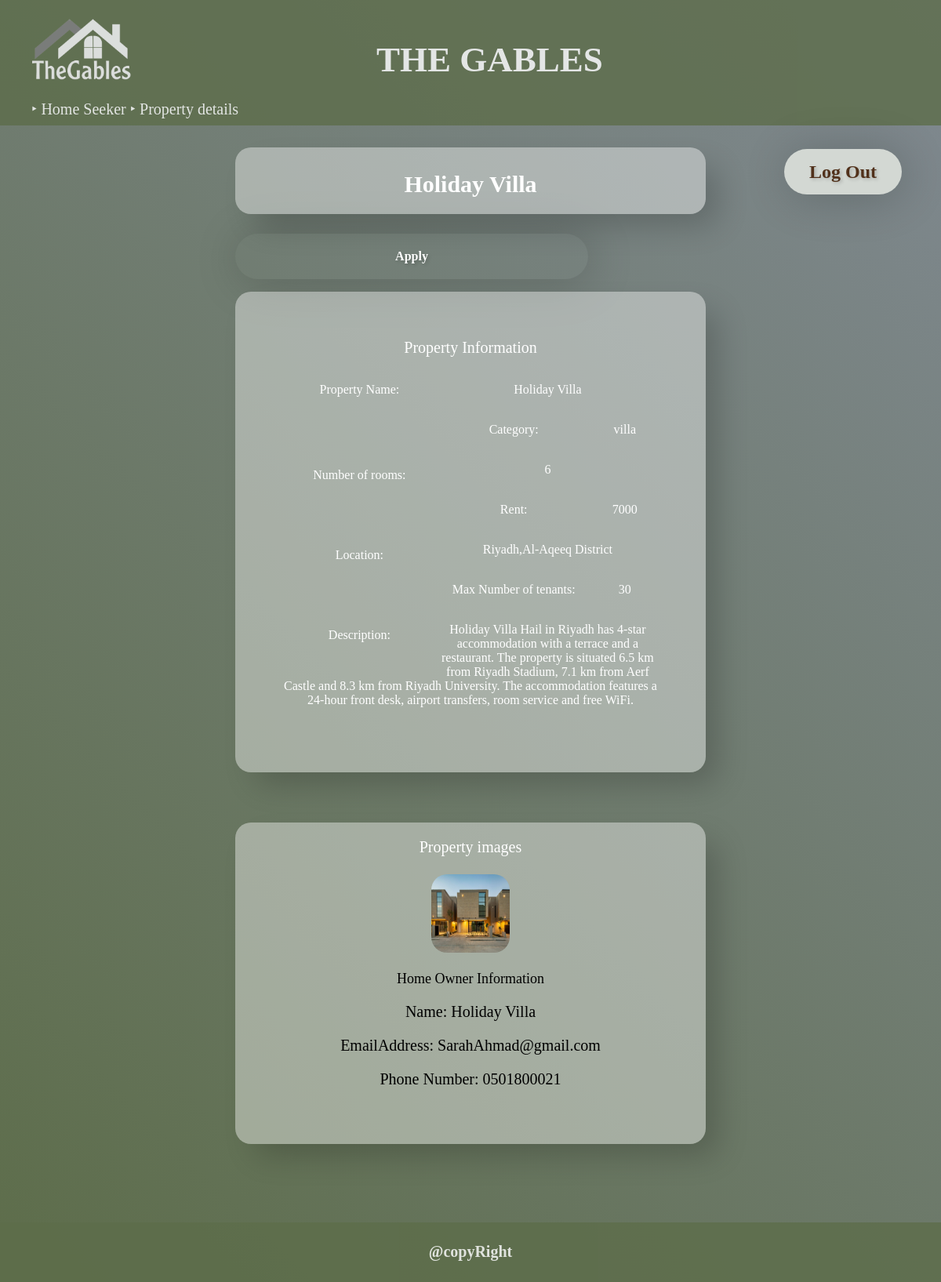
The page /Property_details.php?id=1234 (signed in) on the database its author committed.
### tables this page shows
CREATE TABLE `Property` (
  `id` int(10) NOT NULL,
  `homeowner_id` int(10) NOT NULL,
  `property_category_id` int(10) NOT NULL,
  `name` varchar(30) NOT NULL,
  `rooms` int(11) NOT NULL,
  `rent_cost` float NOT NULL,
  `location` text NOT NULL,
  `max_tenants` int(11) NOT NULL,
  `description` text NOT NULL
);

CREATE TABLE `PropertyCategory` (
  `id` int(10) NOT NULL,
  `category` varchar(15) NOT NULL
);

CREATE TABLE `PropertyImage` (
  `id` int(10) NOT NULL,
  `property_id` int(10) NOT NULL,
  `path` varchar(60) NOT NULL
);

CREATE TABLE `HomeOwner` (
  `id` int(10) NOT NULL,
  `name` varchar(15) NOT NULL,
  `phone_number` varchar(12) NOT NULL,
  `email_address` varchar(45) NOT NULL,
  `password` text NOT NULL
);

### Property_details.php (the view, shortened to what this page needs)
<?php
        $connection = mysqli_connect("localhost", "root", "root", "Renting") or die("Connection failed");
        if(isset($_GET['id']) && is_numeric($_GET['id']))
        {
          $id=$_GET['id'];
        $query = "select p.* ,cat.category ,h.id as owner_id ,h.name as owner_name ,h.email_address,h.phone_number,m.path from property p left join propertyimage m on m.property_id=p.id join propertycategory cat on p.property_category_id=cat.id join homeowner h on h.id=p.homeowner_id where  p.id=".$id;
        $PSQl = mysqli_query($connection, $query);
        $Property = mysqli_fetch_assoc($PSQl);
}
?>
<!DOCTYPE html>
<html>
    <head>
        <link rel="stylesheet" href="general.css">
    </head>
        <header id="header">
        <h1  id="h1">The Gables</h1>
            <img  id ="img-title" src ="images/logo.PNG" alt ="logo" width="300" height="300">
          <div
        id="div_top_hypers"
        style="display: flex; justify-content: space-between" >
          <ul id="ul_top_hypers">
            <?php if($_SESSION['role']=='HomeOwner'){?>
            <li>&#8227; <a href="HomeOwner.php" class="a_top_hypers">Home Owner</a></li>
           <?php }else{?>
           <li>&#8227; <a href="HomeSeeker.php" class="a_top_hypers">Home Seeker</a></li>
           <?php }?>
          <li>&#8227; <a href="Property_details.php?id=<?php echo $Property['id'];?>" class="a_top_hypers" >Property details</a></li>
          </ul>
      </div>
          </header>
        <form method="POST" id = "log">
                    <button type="submit" name="logout" style="font-size: 24px; color: #51311b; float: right;" id="b1">Log Out</button>
                </form>
    <br>
        <div class="container">
        <h2> <?php echo $Property['name']; ?> </h2>
        <form method="post">
            <?php if($_SESSION['role']=='HomeSeeker'){?>
             <button type="submit" value="Apply"> Apply</button>
            </form><?php } ?>
        <form>
        <div id="PInfo">
            <span class="title">Property Information</span> <br><br>
            <span class="key"> Property Name:</span>   <span class="value"> <?php echo $Property['name']; ?></span><br>
           <span class="key"> Category: </span>        <span  class="value"><?php echo $Property['category']?> </span ><br>
           <span class="key"> Number of rooms:</span>  <span  class="value"> <?php echo $Property['rooms']; ?> </span ><br>
           <span class="key"> Rent: </span>            <span class="value"> <?php echo $Property['rent_cost']; ?> </span ><br>
           <span class="key"> Location:</span>         <span class="value"> <?php echo $Property['location']; ?></span > <br>
           <span class="key"> Max Number of tenants:</span> <span class="value"> <?php echo $Property['max_tenants']; ?></span ><br>
           <span class="key"> Description: </span>    <span class="value"> <?php echo $Property['description']; ?></span><br>
        </div><br>
         <br>
            <div id="Pimg">
                <span class="title"> Property images</span><br><br>
             <img src="images/<?php echo$Property['path'];?>" width="100" height="100" alt="Property image 1">
      <?php
        if($_SESSION['role']=='HomeSeeker'){
        echo "<p style='font-size:18px;'> Home Owner Information</p>";
        echo "<p>  Name: ".$Property['name']."</p>";
        echo "<p>  EmailAddress: ".$Property['email_address']."</p> ";
        echo "<p>  Phone Number: ".$Property['phone_number']."</p>";
            }
        ?>
       </div>
        </div>
    <footer id="foot">
            <h4>@copyRight</h4>
        </footer>
</html>

### general.css (style rules this page uses)
#header { background: #5d6d4a; opacity: 0.8; height: 160px; }
#img-title { margin:-85px -40px; }
#foot { background-color: #5d6d4a; opacity: 0.8; text-align:center; color:white; }
header #h1 { text-transform: uppercase; font-size: 45px; color: white; padding-top: 20px; margin-left:40%; position: absolute; }
#div_top_hypers, #ul_top_hypers li { color: var(--txt-color1); display: inline; color: white; margin-top: -30px; }
#ul_top_hypers li a { color: var(--txt-color1); color: white; text-decoration: none; font-size: 20px; }

### Property_details.php (style rules this page uses)
.container { margin-left: 300px; margin-right: 300px; margin-top: -20px; margin-bottom: 100px; }
#PInfo { background-color: rgba(255, 255, 255, .4); padding: 3em; height: 45%; border-radius: 20px; box-shadow: 20px 20px 40px -6px rgba(0,0,0,0.2); text-align: center; position: relative; margin-bottom: 1%; }
#Pimg { background-color: rgba(255, 255, 255, .4); padding: 1em; height: 370px; border-radius: 20px; box-shadow: 20px 20px 40px -6px rgba(0,0,0,0.2); text-align: center; position: relative; margin-top: 2%; }
h2 { background-color: rgba(255, 255, 255, .4); padding: 1em; height: 25px; border-radius: 20px; box-shadow: 20px 20px 40px -6px rgba(0,0,0,0.2); text-align: center; position: relative; }
button { background: transparent; width: 450px; height: 58px; padding: 1em; margin-bottom: 1em; border: none; text-align: center; border-radius: 5000px; box-shadow: 4px 4px 60px rgb(0 0 0 / 20%); color: #fff; font-family: Papyrus; font-size: 16px; font-weight:bold; text-shadow: 2px 2px 4px rgb(0 0 0 / 20%); }
img { border-radius: 20px; margin-left: 35px; margin-right: 35px; }
.title { color: white; font-size: 20px; }
.key { display: inline-block; float: left; width: 41%; margin-top: 10px; margin-bottom:30px; color: #fff; font-size:16px; }
.value { color: #fff; font-size:16px; margin-top: 10px; text-shadow:none ; display:block; }
h2 { color:white; }
#log { background-color: rgba(255, 255, 255, .4); padding: 0; height: 0; border-radius: 0; text-align: center; position: relative; float: right; }
#b1 { align-items: center; background-color: #d3d8d3; border: 0; border-radius: 100px; font-family: Papyrus; font-size: 16px; font-weight: 600; padding: 2px 2px 2px 2px; text-align: center; width: 150px; margin-top: 30px; margin-right: 50px; }

### rows shown on the page
property: name "Holiday Villa", propertycategory.category "villa", rooms "6", rent_cost "7000", location "Riyadh,Al-Aqeeq District", max_tenants "30", description "Holiday Villa Hail in Riyadh has 4-star accommodation with a terrace and a restaurant. The property is situated 6.5 km from Riyadh Stadium, 7.1 km from Aerf Castle and 8.3 km from Riyadh University. The accommodation features a 24-hour front desk, airport transfers, room service and free WiFi.", propertyimage.path (picture), homeowner.email_address "SarahAhmad@gmail.com", homeowner.phone_number "0501800021"
